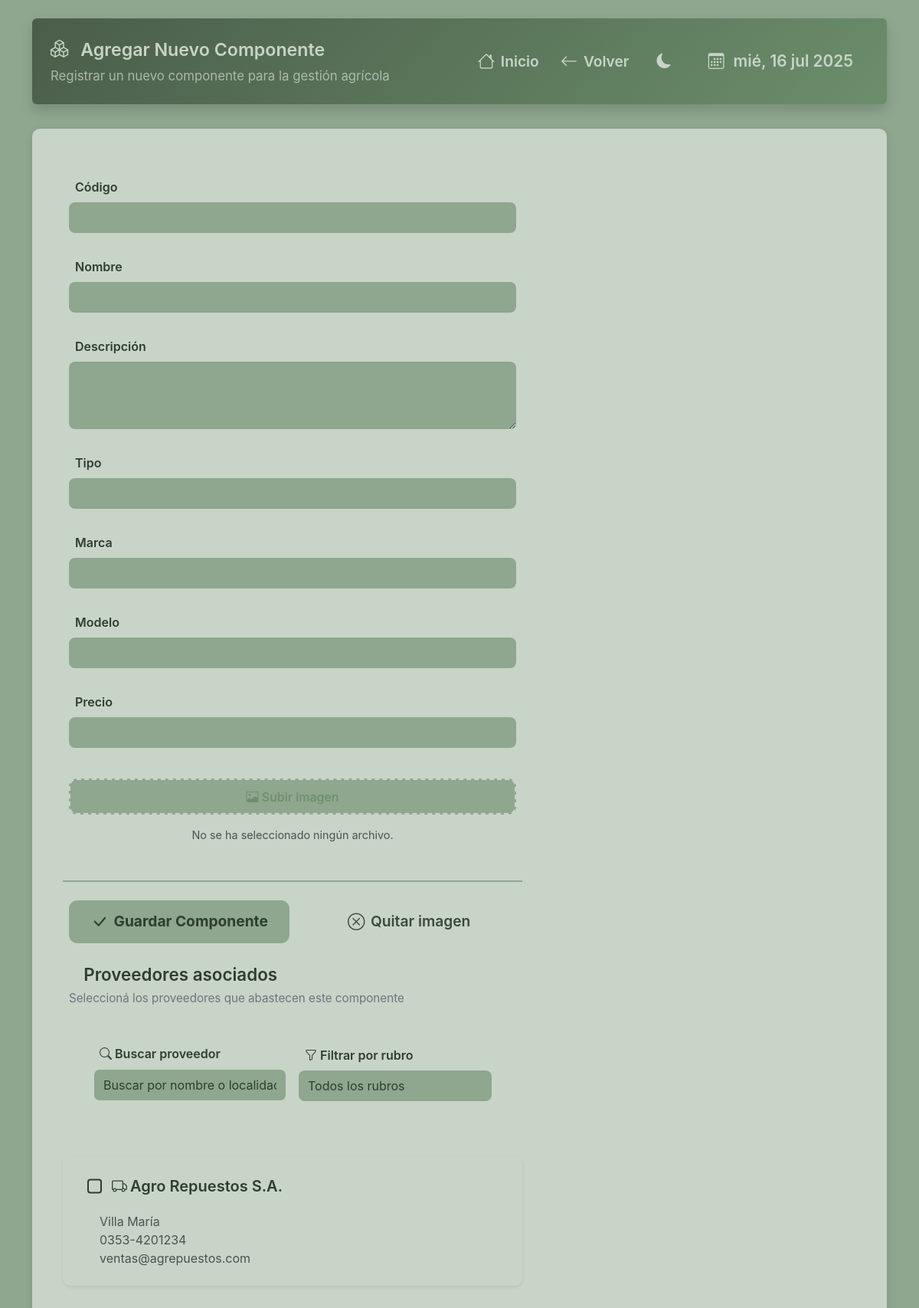
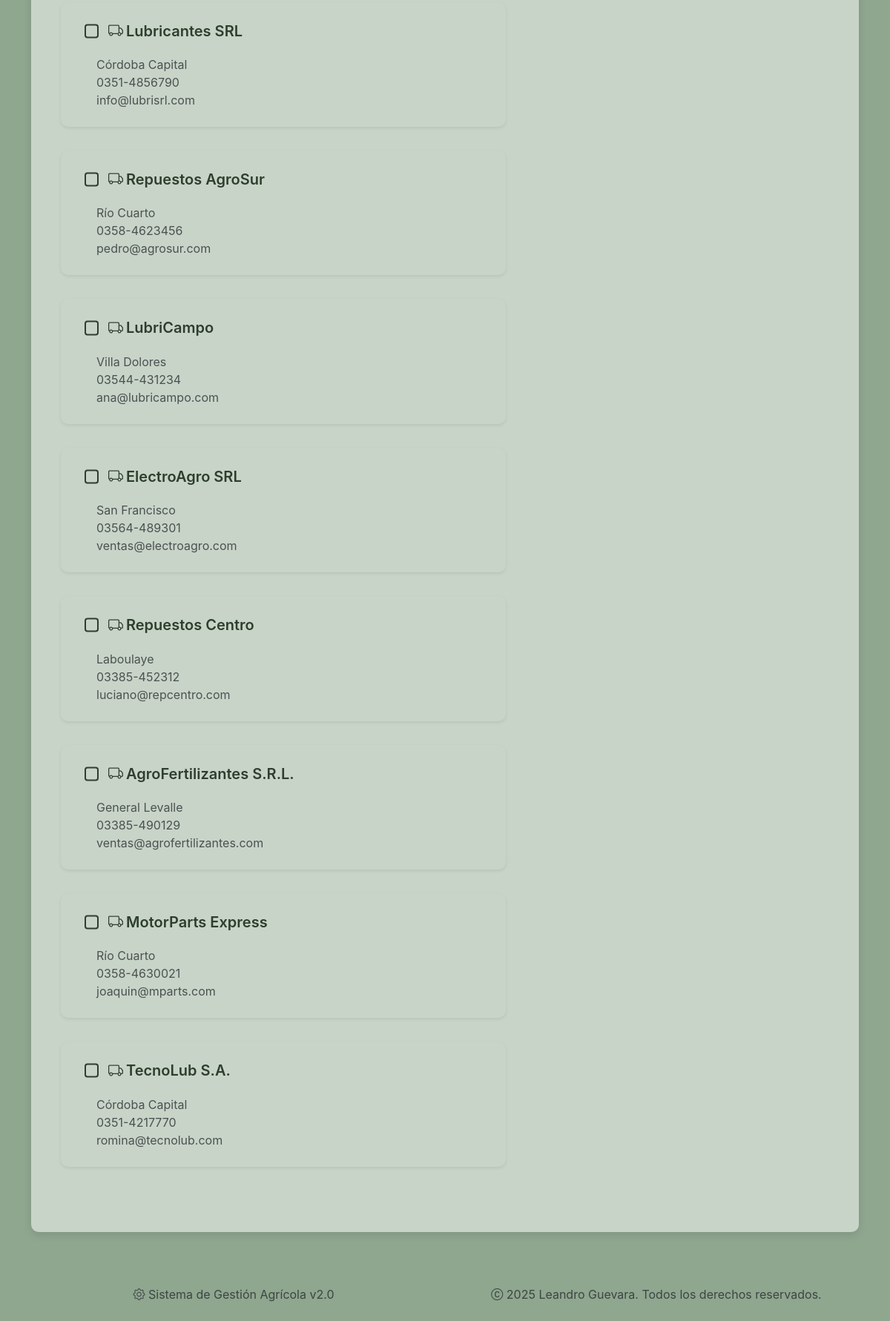
Page /componente/agregar on the committed database (2 pictures, top to bottom).
### sistema_gestion_agricola/models/proveedor.py (models this page shows)
class Proveedor(db.Model):
    __tablename__ = 'proveedores'
    ID = db.Column(db.Integer, primary_key=True, autoincrement=True)
    Nombre = db.Column(db.String, nullable=False)
    Localidad = db.Column(db.String)
    Contacto = db.Column(db.String)
    Telefono = db.Column(db.String)
    Email = db.Column(db.String)
    Rubro = db.Column(db.String)
    Direccion = db.Column(db.String)
    Observaciones = db.Column(db.String)

### sistema_gestion_agricola/routes/componentes.py (the view, shortened to what this page needs)
@componentes_bp.route('/agregar', methods=['GET', 'POST'])
def registrar_componente():
    conn = get_db_connection()
    proveedores = conn.execute('SELECT * FROM proveedores').fetchall()
    proveedores = conn.execute('SELECT * FROM proveedores').fetchall()
    conn.close()
    return render_template('componentes/agregar.html', proveedores=proveedores)

### sistema_gestion_agricola/utils/db.py (called while the page is built)
def get_db_connection():
    conn = sqlite3.connect('sistema_gestion_agricola.db', timeout=10)
    conn.row_factory = sqlite3.Row
    return conn

### sistema_gestion_agricola/templates/componentes/agregar.html (shortened to what this page needs)
{% extends "base.html" %}
{% block content %}
<div class="page-wrapper">
    <div class="dashboard-header hidden-item p-4 shadow rounded">
        <div class="header-topbar">
            <div class="header-title">
                <h2 class="section-title"><i class="bi bi-boxes"></i> Agregar Nuevo Componente</h2>
                <p class="section-subtitle d-none d-md-block opacity-75">Registrar un nuevo componente para la gestión agrícola</p>
            </div>
            <div class="header-controls">
                <a href="{{ url_for('index') }}"
                    class="btn btn-outline-primary btn-sm ms-auto">
                    <i class="bi bi-house"></i>
                    <span class="d-none d-md-block d-md-inline">Inicio</span>
                </a>
                <a href="{{ url_for('componentes.lista_componentes') }}"
                    class="btn btn-outline-primary btn-sm">
                    <i class="bi bi-arrow-left"></i>
                    <span class="d-none d-md-block d-md-inline">Volver</span>
                </a>
                <button class="theme-toggle" id="themeToggle">
                    <i class="bi bi-moon-fill" id="themeIcon"></i>
                </button>
                <div class="calendar-badge fs-6 d-none d-lg-block">
                    <i class="bi bi-calendar3"></i> <span id="current-date"></span>
                </div>
            </div>
        </div>
    </div>
    <div class="card-section hidden-item mb-4">
        <div class="mt-0 card-section hidden-item" style="box-shadow: none;">
            <form method="POST" enctype="multipart/form-data" novalidate
                class="mt-0 hidden-item row g-3 needs-validation">
                <div class="mb-3">
                    <label for="codigo" class="form-label">Código</label>
                    <input type="text" class="form-control" name="codigo" id="codigo" required>
                </div>
                <div class="mb-3">
                    <label for="nombre" class="form-label">Nombre</label>
                    <input type="text" class="form-control" name="nombre" id="nombre" required>
                </div>
                <div class="mb-3">
                    <label for="descripcion" class="form-label">Descripción</label>
                    <textarea class="form-control" name="descripcion" id="descripcion" rows="3"></textarea>
                </div>
                <div class="mb-3">
                    <label for="tipo" class="form-label">Tipo</label>
                    <input type="text" class="form-control" name="tipo" id="tipo">
                </div>
                <div class="mb-3">
                    <label for="marca" class="form-label">Marca</label>
                    <input type="text" class="form-control" name="marca" id="marca">
                </div>
                <div class="mb-3">
                    <label for="modelo" class="form-label">Modelo</label>
                    <input type="text" class="form-control" name="modelo" id="modelo">
                </div>
                <div class="mb-3">
                    <label for="precio" class="form-label">Precio</label>
                    <input type="number" step="0.01" class="form-control" name="precio" id="precio">
                </div>
                <div class="custom-file-upload mb-3">
                    <label for="foto" class="upload-label">
                        <i class="bi bi-image"></i> Subir imagen
                    </label>
                    <div id="file-name" class="file-name-preview mt-2 text-muted small">
                        {% if componente and componente.Foto %}
                            Imagen actual: {{ componente.Foto }}
                        {% else %}
                            No se ha seleccionado ningún archivo.
                        {% endif %}
                    </div>
                </div>
                <div class="d-flex gap-3 mt-2 pt-2 custom-border justify-content-center">
                    <button type="submit" class="btn btn-agri-primary w-100" style="border: transparent;">
                        <i class="bi bi-check-lg"></i> Guardar Componente
                    </button>
                    <button type="button" id="clearImage" class="btn btn-sm btn-outline-tertiary w-100 mt-2" style="border: transparent;">
                        <i class="bi bi-x-circle"></i> Quitar imagen
                    </button>
                </div>
                <h4 class="mt-4 section-title">Proveedores asociados</h4>
                <p class="section-subtitle ms-1">Seleccioná los proveedores que abastecen este componente</p>
                <div class="card-section hidden-item mb-4" style="padding: 2rem 2.5rem; box-shadow: none;">
                    <div class="row g-3 align-items-end">
                        <div class="col-md-6">
                            <label for="searchInput" class="form-label">
                                <i class="bi bi-search"></i> Buscar proveedor
                            </label>
                            <input type="text"
                                class="form-control"
                                id="searchInput"
                                placeholder="Buscar por nombre o localidad...">
                        </div>
                        <div class="col-md-6">
                            <label for="filterType" class="form-label">
                                <i class="bi bi-funnel"></i> Filtrar por rubro
                            </label>
                            <select class="form-select" id="filterType">
                                <option value="">Todos los rubros</option>
                            </select>
                        </div>
                    </div>
                </div>
                {% for p in proveedores %}
                <div class="card-section shadow-sm mb-3 hidden-item clickable-card"
                    data-name="{{ p.Nombre|lower }}"
                    data-description="{{ p.Localidad|lower }} {{ p.Observaciones|lower }}"
                    data-type="{{ p.Rubro|lower if p.Rubro else '' }}">
                    <div class="card-body d-flex flex-column">
                        <div class="custom-checkbox-wrapper d-flex align-items-center gap-2 mb-2">
                            <label for="prov_{{ p.ID }}"
                                class="custom-checkbox-label fw-semibold fs-5">
                                <i class="bi bi-truck me-1"></i> {{ p.Nombre }}
                            </label>
                        </div>
                        <p class="text-muted ms-4">
                            {{ p.Localidad or "Localidad desconocida" }}<br>
                            {{ p.Telefono or "Sin teléfono" }}<br>
                            {{ p.Email or "Sin email" }}
                        </p>
                    </div>
                </div>
                {% endfor %}
            </form>
        </div>
    </div>
</div>
{% endblock %}

### sistema_gestion_agricola/static/css/base.css (style rules this page uses)
html, body, div, span, applet, object, iframe, h1, h2, h3, h4, h5, h6, p, blockquote, pre, a, abbr, acronym, address, big, cite, code, del, dfn, em, img, ins, kbd, q, s, samp, small, strike, strong, sub, sup, tt, var, b, u, i, center, dl, dt, dd, ol, ul, li, fieldset, form, label, legend, table, caption, tbody, tfoot, thead, tr, th, td, article, aside, canvas, details, embed, figure, figcaption, footer, header, hgroup, menu, nav, output, ruby, section, summary, time, mark, audio, video { margin: 0; padding: 0; border: 0; font-size: 100%; font: inherit; vertical-align: baseline; box-sizing: border-box; }
body { line-height: 1.5; font-family: 'Inter', 'Segoe UI', Arial, sans-serif; background: var(--bg-color); color: var(--text-color); min-height: 100vh; -webkit-font-smoothing: antialiased; -moz-osx-font-smoothing: grayscale; transition: var(--transition); }
a { color: var(--agri-green, #388e3c); text-decoration: none; transition: color 0.2s; }
input, select, textarea, button { font-family: inherit; font-size: 1rem; border-radius: 6px; border: 1px solid var(--border-color, #e9ecef); padding: 0.5em 0.75em; outline: none; transition: border-color 0.2s, box-shadow 0.2s; }
button { cursor: pointer; border: none; background: none; }
.mt-2 { margin-top: 1rem !important; }
.mb-2 { margin-bottom: 1rem !important; }
.w-100 { width: 100% !important; }
.h-100 { height: 100% !important; }
.d-flex { display: flex !important; }
.flex-column { flex-direction: column !important; }
.align-items-center { align-items: center !important; }
.justify-content-center { justify-content: center !important; }
.gap-2 { gap: 1rem !important; }
*, *::before, *::after { box-sizing: border-box; }

### sistema_gestion_agricola/static/css/theme.css (style rules this page uses)
:root { --agri-green-primary: #6b8e6b; --agri-green-secondary: #8fa68f; --agri-green-tertiary: #a8bba8; --agri-green-dark: #4a5d4a; --agri-green-darker: #3a4a3a; --agri-green-light: #e8f0e8; --agri-green-muted: #c8d4c8; --card-bg: var(--agri-green-primary); --text-color: #2d3e2d; --radius: 8px; --transition: all 0.3s cubic-bezier(.4,2,.6,1); --hover-bg: var(--agri-green-tertiary); --btn-primary: var(--agri-green-primary); --btn-primary-hover: var(--agri-green-tertiary); --btn-secondary: var(--agri-green-primary); --btn-secondary-hover: var(--agri-green-dark); --btn-accent: var(--agri-green-primary); --btn-accent-hover: var(--agri-green-dark); --btn-neutral: var(--agri-green-muted); --btn-neutral-hover: var(--agri-green-secondary); --btn-disabled: var(--agri-green-darker); --btn-disabled-text: var(--agri-green-muted); }
[data-bs-theme="light"] { --bg-color: var(--agri-green-secondary); --text-color: #2d3e2d; --card-bg: var(--agri-light) !important; --header-bg: linear-gradient(135deg, var(--agri-green-dark), var(--agri-green-primary)); --hover-bg: var(--agri-green-tertiary); --hover-text: var(--agri-green-darker); --agri-light: var(--agri-green-muted); --agri-dark: var(--agri-green-darker); --btn-bg-primary: var(--agri-green-secondary); --btn-text-primary: var(--agri-green-dark); --btn-border-primary: var(--agri-green-dark); --btn-bg-secondary: var(--agri-light); --btn-text-secondary: var(--agri-dark); --btn-border-secondary: var(--agri-light); --btn-bg-tertiary: var(--agri-green-muted); --btn-text-tertiary: var(--agri-green-darker); --btn-border-tertiary: var(--agri-green-darker); }
body, .card-section, .dashboard-header, .btn, .badge { transition: var(--transition); }

### sistema_gestion_agricola/static/css/custom.css (style rules this page uses)
.custom-border { border-top: 2px solid var(--agri-green-secondary) !important; }
.custom-file-upload { margin-top: 0.5rem; }
.upload-label { display: inline-block; padding: 0.6rem 1rem; color: var(--agri-green-primary); background-color: var(--bg-color); border: 2px dashed var(--card-bg); border-radius: 10px; cursor: pointer; font-weight: 500; transition: background-color 0.3s; width: 100%; text-align: center; margin: 0 !important; margin-top: 1rem !important; }
.file-name-preview { margin-top: 0.5rem; font-size: 0.9rem; color: #666; text-align: center; }

### sistema_gestion_agricola/static/css/base-card.css (style rules this page uses)
.card, .card-section, .machine-card, .component-card, .machine-detail-card, .providers-card, .compact-panel, .card.detail-card { --card-radius: 10px; --card-padding: 1.5rem; --card-shadow: 0 4px 12px rgba(0, 0, 0, 0.1); --card-gap: 1.5rem; background: var(--card-bg); border-radius: var(--card-radius); box-shadow: var(--card-shadow); padding: var(--card-padding); margin-bottom: var(--card-gap); display: flex; flex-direction: column; }

### rows in the picture
Proveedor: Nombre "Agro Repuestos S.A.", Localidad "Villa María", Telefono "0353-4201234", Email "ventas@agrepuestos.com"
Proveedor: Nombre "Lubricantes SRL", Localidad "Córdoba Capital", Telefono "0351-4856790", Email "info@lubrisrl.com"
Proveedor: Nombre "Repuestos AgroSur", Localidad "Río Cuarto", Telefono "0358-4623456", Email "pedro@agrosur.com"
Proveedor: Nombre "LubriCampo", Localidad "Villa Dolores", Telefono "03544-431234", Email "ana@lubricampo.com"
Proveedor: Nombre "ElectroAgro SRL", Localidad "San Francisco", Telefono "03564-489301", Email "ventas@electroagro.com"
Proveedor: Nombre "Repuestos Centro", Localidad "Laboulaye", Telefono "03385-452312", Email "luciano@repcentro.com"
Proveedor: Nombre "AgroFertilizantes S.R.L.", Localidad "General Levalle", Telefono "03385-490129", Email "ventas@agrofertilizantes.com"
Proveedor: Nombre "MotorParts Express", Localidad "Río Cuarto", Telefono "0358-4630021", Email "joaquin@mparts.com"
Proveedor: Nombre "TecnoLub S.A.", Localidad "Córdoba Capital", Telefono "0351-4217770", Email "romina@tecnolub.com"
